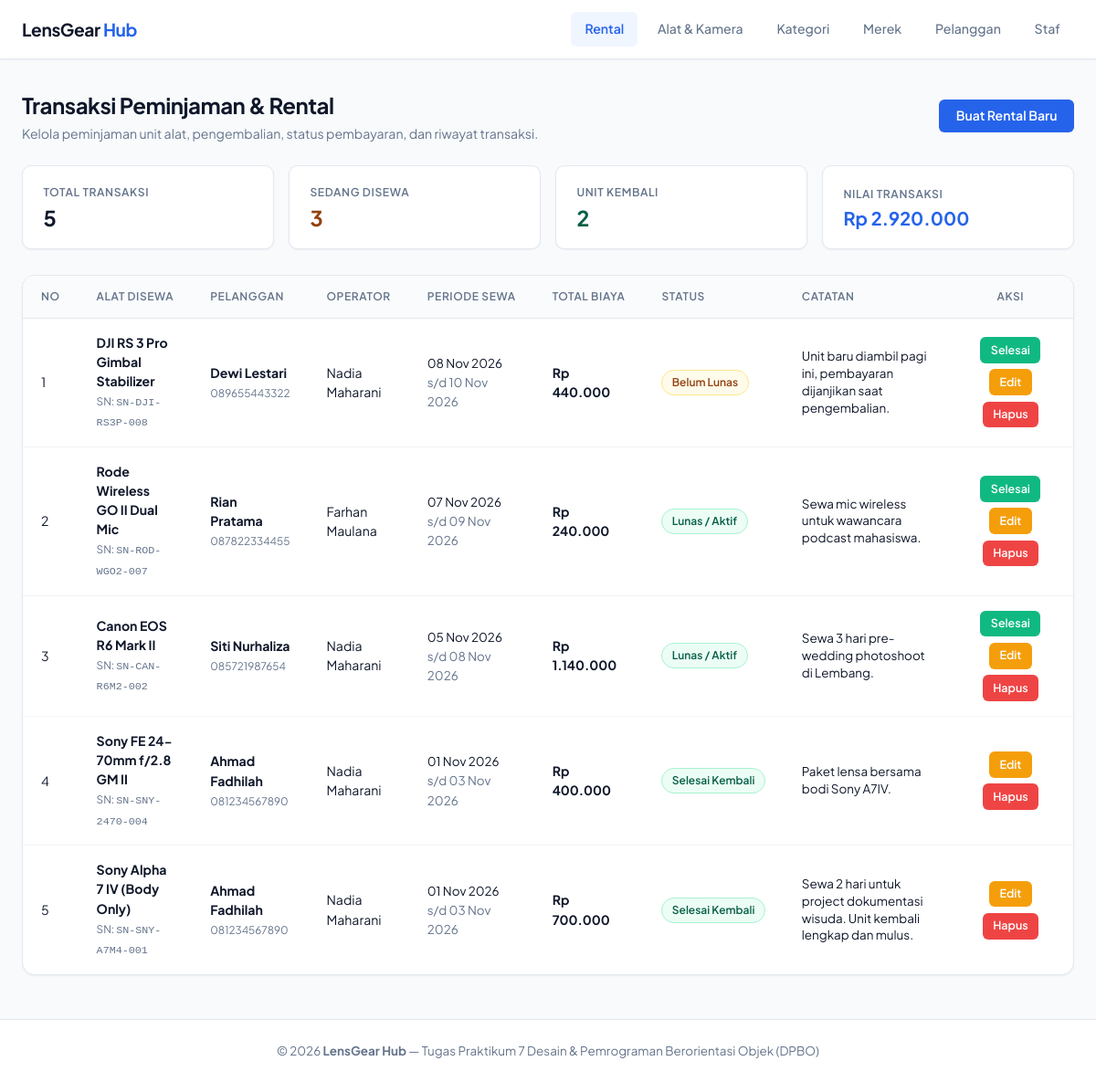
The page / on the database its author committed.
### tables this page shows
CREATE TABLE `rentals` (
    `id` INT AUTO_INCREMENT PRIMARY KEY,
    `equipment_id` INT NOT NULL,
    `customer_id` INT NOT NULL,
    `staff_id` INT NOT NULL,
    `rental_date` DATE NOT NULL,
    `return_date` DATE NOT NULL,
    `total_cost` INT NOT NULL,
    `payment_status` ENUM('unpaid', 'paid', 'returned', 'late') NOT NULL DEFAULT 'unpaid',
    `notes` TEXT NULL,
    `created_at` TIMESTAMP DEFAULT CURRENT_TIMESTAMP,
    CONSTRAINT `fk_rental_equipment` 
        FOREIGN KEY (`equipment_id`) REFERENCES `equipments` (`id`) 
        ON UPDATE CASCADE ON DELETE RESTRICT,
    CONSTRAINT `fk_rental_customer` 
        FOREIGN KEY (`customer_id`) REFERENCES `customers` (`id`) 
        ON UPDATE CASCADE ON DELETE RESTRICT,
    CONSTRAINT `fk_rental_staff` 
        FOREIGN KEY (`staff_id`) REFERENCES `staff` (`id`) 
        ON UPDATE CASCADE ON DELETE RESTRICT
);

CREATE TABLE `equipments` (
    `id` INT AUTO_INCREMENT PRIMARY KEY,
    `category_id` INT NOT NULL,
    `brand_id` INT NOT NULL,
    `name` VARCHAR(150) NOT NULL,
    `serial_number` VARCHAR(100) NOT NULL UNIQUE,
    `daily_rate` INT NOT NULL,
    `stock` INT NOT NULL DEFAULT 1,
    `status` ENUM('available', 'maintenance', 'out_of_stock') NOT NULL DEFAULT 'available',
    `created_at` TIMESTAMP DEFAULT CURRENT_TIMESTAMP,
    CONSTRAINT `fk_equipment_category` 
        FOREIGN KEY (`category_id`) REFERENCES `categories` (`id`) 
        ON UPDATE CASCADE ON DELETE RESTRICT,
    CONSTRAINT `fk_equipment_brand` 
        FOREIGN KEY (`brand_id`) REFERENCES `brands` (`id`) 
        ON UPDATE CASCADE ON DELETE RESTRICT
);

CREATE TABLE `customers` (
    `id` INT AUTO_INCREMENT PRIMARY KEY,
    `name` VARCHAR(150) NOT NULL,
    `identity_number` VARCHAR(50) NOT NULL UNIQUE,
    `phone` VARCHAR(25) NOT NULL,
    `email` VARCHAR(100) NULL,
    `address` TEXT NULL,
    `created_at` TIMESTAMP DEFAULT CURRENT_TIMESTAMP
);

CREATE TABLE `staff` (
    `id` INT AUTO_INCREMENT PRIMARY KEY,
    `name` VARCHAR(150) NOT NULL,
    `employee_code` VARCHAR(50) NOT NULL UNIQUE,
    `phone` VARCHAR(25) NOT NULL,
    `role` VARCHAR(50) NOT NULL DEFAULT 'Operator',
    `created_at` TIMESTAMP DEFAULT CURRENT_TIMESTAMP
);

### index.php (called while the page is built, shortened)
<?php
require_once 'config/db.php';
require_once 'class/Rental.php';
$rentalModel    = new Rental();
$allowedPages = ['rentals', 'equipments', 'categories', 'brands', 'customers', 'staff'];
$page = isset($_GET['page']) && in_array($_GET['page'], $allowedPages) ? $_GET['page'] : 'rentals';
switch ($page) {
    case 'rentals':
    default:
        $rentalsList    = $rentalModel->getAllRentals();
        break;
}
include 'view/header.php';
include "view/{$page}.php";
include 'view/footer.php';
?>

### config/db.php (called while the page is built, shortened)
<?php
class Database {
    private $host = "localhost";
    private $username = "root";
    private $password = "";
    private $dbname = "db_rental";
    public function __construct() {
        try {
            $this->conn = new PDO("mysql:host=$this->host;dbname=$this->dbname;charset=utf8mb4", $this->username, $this->password);
        } catch (PDOException $e) {
            die("Connection failed: " . $e->getMessage());
        }
    }
}
?>

### class/Rental.php (called while the page is built, shortened)
<?php
require_once 'config/db.php';
class Rental {
    private $db;
    public function __construct() {
        $this->db = (new Database())->conn;
    }
    public function getAllRentals() {
        $stmt = $this->db->prepare("SELECT rentals.*,
                                           equipments.name AS equipment_name,
                                           equipments.serial_number,
                                           customers.name AS customer_name,
                                           customers.phone AS customer_phone,
                                           staff.name AS staff_name
                                    FROM rentals
                                    JOIN equipments ON rentals.equipment_id = equipments.id
                                    JOIN customers ON rentals.customer_id = customers.id
                                    JOIN staff ON rentals.staff_id = staff.id
                                    ORDER BY rentals.id DESC");
        $stmt->execute();
        return $stmt->fetchAll(PDO::FETCH_ASSOC);
    }
}
?>

### view/rentals.php (the view, shortened to what this page needs)
<div class="page-header">
    <div class="page-title">
        <h1>Transaksi Peminjaman & Rental</h1>
        <p>Kelola peminjaman unit alat, pengembalian, status pembayaran, dan riwayat transaksi.</p>
    </div>
    <div>
        <button class="btn btn-primary" onclick="openModal('modalAddRental')">
            Buat Rental Baru
        </button>
    </div>
</div>
<?php
    $activeRentals = 0;
    $returnedRentals = 0;
    $totalRevenue = 0;
    foreach ($rentalsList as $r) {
        if ($r['payment_status'] === 'returned') {
            $returnedRentals++;
        } else {
            $activeRentals++;
        }
        $totalRevenue += (int)$r['total_cost'];
    }
?>
<div class="stats-grid">
    <div class="stat-card">
        <div class="stat-info">
            <div class="stat-label">Total Transaksi</div>
            <div class="stat-value"><?= count($rentalsList) ?></div>
        </div>
    </div>
    <div class="stat-card">
        <div class="stat-info">
            <div class="stat-label">Sedang Disewa</div>
            <div class="stat-value" style="color: var(--color-warning-text);"><?= $activeRentals ?></div>
        </div>
    </div>
    <div class="stat-card">
        <div class="stat-info">
            <div class="stat-label">Unit Kembali</div>
            <div class="stat-value" style="color: var(--color-success-text);"><?= $returnedRentals ?></div>
        </div>
    </div>
    <div class="stat-card">
        <div class="stat-info">
            <div class="stat-label">Nilai Transaksi</div>
            <div class="stat-value" style="color: var(--color-primary); font-size: 1.25rem;">Rp <?= number_format($totalRevenue, 0, ',', '.') ?></div>
        </div>
    </div>
</div>
<div class="card">
    <div class="card-body">
        <div class="table-responsive">
            <table class="data-table">
                <thead>
                    <tr>
                        <th style="width: 60px;">No</th>
                        <th>Alat Disewa</th>
                        <th>Pelanggan</th>
                        <th>Operator</th>
                        <th>Periode Sewa</th>
                        <th>Total Biaya</th>
                        <th>Status</th>
                        <th style="min-width: 180px;">Catatan</th>
                        <th style="width: 200px; text-align: center;">Aksi</th>
                    </tr>
                </thead>
                <tbody>
                    <?php if (empty($rentalsList)): ?>
                        <tr>
                            <td colspan="9" class="table-empty">
                                <strong>Belum ada transaksi penyewaan</strong>
                                <p>Klik tombol "Buat Rental Baru" di atas untuk mencatat transaksi rental pertama.</p>
                            </td>
                        </tr>
                    <?php else: ?>
                        <?php $no = 1; foreach ($rentalsList as $rent): ?>
                            <tr>
                                <td><?= $no++ ?></td>
                                <td>
                                    <strong><?= htmlspecialchars($rent['equipment_name']) ?></strong><br>
                                    <small style="color: var(--color-text-muted);">SN: <code><?= htmlspecialchars($rent['serial_number']) ?></code></small>
                                </td>
                                <td>
                                    <strong><?= htmlspecialchars($rent['customer_name']) ?></strong><br>
                                    <small style="color: var(--color-text-muted);"><?= htmlspecialchars($rent['customer_phone']) ?></small>
                                </td>
                                <td><?= htmlspecialchars($rent['staff_name']) ?></td>
                                <td>
                                    <span style="font-size: 0.84rem;"><?= date('d M Y', strtotime($rent['rental_date'])) ?></span><br>
                                    <span style="font-size: 0.84rem; color: var(--color-text-muted);">s/d <?= date('d M Y', strtotime($rent['return_date'])) ?></span>
                                </td>
                                <td><strong>Rp <?= number_format($rent['total_cost'], 0, ',', '.') ?></strong></td>
                                <td>
                                    <?php
                                        $statusClass = 'badge-unpaid';
                                        $labelStatus = 'Belum Lunas';
                                        if ($rent['payment_status'] === 'paid') {
                                            $statusClass = 'badge-paid';
                                            $labelStatus = 'Lunas / Aktif';
                                        } elseif ($rent['payment_status'] === 'returned') {
                                            $statusClass = 'badge-returned';
                                            $labelStatus = 'Selesai Kembali';
                                        } elseif ($rent['payment_status'] === 'late') {
                                            $statusClass = 'badge-late';
                                            $labelStatus = 'Terlambat';
                                        }
                                    ?>
                                    <span class="badge <?= $statusClass ?>">
                                        <?= $labelStatus ?>
                                    </span>
                                </td>
                                <td>
                                    <?php if (!empty($rent['notes'])): ?>
                                        <div style="font-size: 0.84rem; color: var(--color-text-main); line-height: 1.4;">
                                            <?= nl2br(htmlspecialchars($rent['notes'])) ?>
                                        </div>
                                    <?php else: ?>
                                        <span style="color: var(--color-text-muted); font-size: 0.84rem;">-</span>
                                    <?php endif; ?>
                                </td>
                                <td style="text-align: center;">
                                    <div class="action-buttons" style="justify-content: center; flex-wrap: wrap;">
                                        <?php if ($rent['payment_status'] !== 'returned'): ?>
                                            <a href="index.php?page=rentals&action=return_rental&id=<?= $rent['id'] ?>" class="btn btn-success btn-sm" title="Tandai alat telah dikembalikan dan pulihkan stok">
                                                Selesai
                                            </a>
                                        <?php endif; ?>
                                        <a href="index.php?page=rentals&edit_id=<?= $rent['id'] ?>" class="btn btn-warning btn-sm">
                                            Edit
                                        </a>
                                        <button onclick="confirmDelete('Hapus transaksi rental #<?= $rent['id'] ?>?', 'index.php?page=rentals&action=delete_rental&id=<?= $rent['id'] ?>')" class="btn btn-danger btn-sm">
                                            Hapus
                                        </button>
                                    </div>
                                </td>
                            </tr>
                        <?php endforeach; ?>
                    <?php endif; ?>
                </tbody>
            </table>
        </div>
    </div>
</div>

### view/header.php (shortened to what this page needs)
<!DOCTYPE html>
<html lang="id">
<head>
    <link rel="stylesheet" href="style.css">
</head>
<body>
    <header class="navbar">
        <div class="nav-container">
            <a href="index.php" class="brand-logo">
                <span class="logo-text">LensGear <strong>Hub</strong></span>
            </a>
            <nav class="nav-links">
                <a href="index.php?page=rentals" class="nav-item <?= ($page == 'rentals') ? 'active' : '' ?>">Rental</a>
                <a href="index.php?page=equipments" class="nav-item <?= ($page == 'equipments') ? 'active' : '' ?>">Alat & Kamera</a>
                <a href="index.php?page=categories" class="nav-item <?= ($page == 'categories') ? 'active' : '' ?>">Kategori</a>
                <a href="index.php?page=brands" class="nav-item <?= ($page == 'brands') ? 'active' : '' ?>">Merek</a>
                <a href="index.php?page=customers" class="nav-item <?= ($page == 'customers') ? 'active' : '' ?>">Pelanggan</a>
                <a href="index.php?page=staff" class="nav-item <?= ($page == 'staff') ? 'active' : '' ?>">Staf</a>
            </nav>
        </div>
    </header>
    <main class="main-content">
        <div class="container">

### view/footer.php (shortened to what this page needs)
        </div>
    </main>
    <footer class="footer">
        <div class="footer-container">
            <p>&copy; <?= date('Y') ?> <strong>LensGear Hub</strong> — Tugas Praktikum 7 Desain & Pemrograman Berorientasi Objek (DPBO)</p>
        </div>
    </footer>
</body>
</html>

### rows shown on the page
rentals: equipment.name "DJI RS 3 Pro Gimbal Stabilizer", equipment.serial_number "SN-DJI-RS3P-008", customer.name "Dewi Lestari", customer.phone "089655443322", staff.name "Nadia Maharani", rental_date "08 Nov 2026", return_date "10 Nov 2026", total_cost "440.000", labelStatus "Belum Lunas", notes "Unit baru diambil pagi ini, pembayaran dijanjikan saat pengembalian."
rentals: equipment.name "Rode Wireless GO II Dual Mic", equipment.serial_number "SN-ROD-WGO2-007", customer.name "Rian Pratama", customer.phone "087822334455", staff.name "Farhan Maulana", rental_date "07 Nov 2026", return_date "09 Nov 2026", total_cost "240.000", payment_status "Lunas / Aktif", notes "Sewa mic wireless untuk wawancara podcast mahasiswa."
rentals: equipment.name "Canon EOS R6 Mark II", equipment.serial_number "SN-CAN-R6M2-002", customer.name "Siti Nurhaliza", customer.phone "085721987654", staff.name "Nadia Maharani", rental_date "05 Nov 2026", return_date "08 Nov 2026", total_cost "1.140.000", payment_status "Lunas / Aktif", notes "Sewa 3 hari pre-wedding photoshoot di Lembang."
rentals: equipment.name "Sony FE 24-70mm f/2.8 GM II", equipment.serial_number "SN-SNY-2470-004", customer.name "Ahmad Fadhilah", customer.phone "081234567890", staff.name "Nadia Maharani", rental_date "01 Nov 2026", return_date "03 Nov 2026", total_cost "400.000", payment_status "Selesai Kembali", notes "Paket lensa bersama bodi Sony A7IV."
rentals: equipment.name "Sony Alpha 7 IV (Body Only)", equipment.serial_number "SN-SNY-A7M4-001", customer.name "Ahmad Fadhilah", customer.phone "081234567890", staff.name "Nadia Maharani", rental_date "01 Nov 2026", return_date "03 Nov 2026", total_cost "700.000", payment_status "Selesai Kembali", notes "Sewa 2 hari untuk project dokumentasi wisuda. Unit kembali lengkap dan mulus."

### other values the page prints
count($rentalsList) "5"
$activeRentals "3"
$returnedRentals "2"
$totalRevenue "2.920.000"
